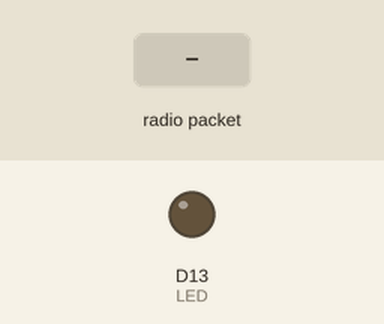
Recording of a sketch running on a simulated Arduino Zero (SAMD21). On the bench: output pins drawn as LEDs (lit = HIGH). The test bench sets the inputs (shaded band). No radio packets arrive unless stated; what the sketch prints to the serial monitor is not drawn.

Above: at 2.2 s.
2.3 s: radio packet "1" arrives
At 3.4 s:
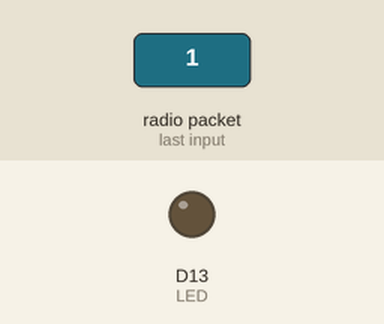
3.8 s: radio packet "0" arrives
At 4.4 s:
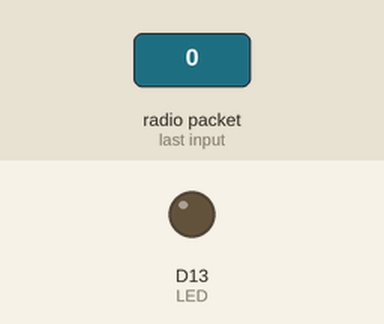
5.3 s: radio packet "2" arrives
At 6.6 s:
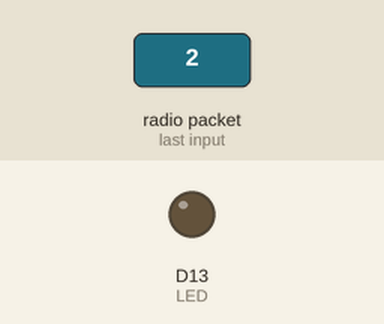
Timing chart, 0 to 8.3 s (numbered marks = the images above; inputs shaded):
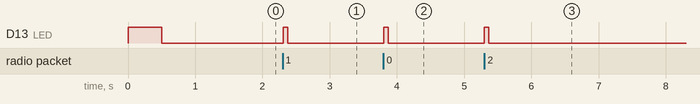

The sketch:

Samd21_PRF_Reciever.ino
```cpp
/*
  Both the TX and RX ProRF boards will need a wire antenna. We recommend a 3" piece of wire.
  This example is a modified version of the example provided by the Radio Head
  Library which can be found here:
  www.github.com/PaulStoffregen/RadioHeadd
*/

// Last Update 3/22/2022

#include <SPI.h>

//Radio Head Library:
#include <RH_RF95.h>

// We need to provide the RFM95 module's chip select and interrupt pins to the
// rf95 instance below.On the SparkFun ProRF those pins are 12 and 6 respectively.
RH_RF95 rf95(12, 6);

int LED = 13; //Status LED on pin 13

int packetCounter = 0; //Counts the number of packets sent
long timeSinceLastPacket = 0; //Tracks the time stamp of last packet received
// The broadcast frequency is set to 921.2, but the SADM21 ProRf operates
// anywhere in the range of 902-928MHz in the Americas.
// Europe operates in the frequencies 863-870, center frequency at
// 868MHz.This works but it is unknown how well the radio configures to this frequency:
//float frequency = 864.1;
float frequency = 921.2;

struct packetDataStruct {
  unsigned char throttlePositionFirstByte[5];
  unsigned char throttlePositionSecondByte[5];
  unsigned char engineSpeedFirstByte[5];
  unsigned char engineSpeedSecondByte[5];
  unsigned char fuelPressureFirstByte[5];
  unsigned char fuelPressureSecondByte[5];
  unsigned char engineOilPressureFirstByte[5];
  unsigned char engineOilPressureSecondByte[5];
  unsigned char engineOilTemperatureByte[5];
  unsigned char coolantTemperatureByte[5];
  unsigned char gearByte[5];
  unsigned char exhaustLambdaByte[5];
  unsigned char frontBrakePressureFirstByte[5];
  unsigned char frontBrakePressureSecondByte[5];
  unsigned char rearBrakePressureFirstByte[5];
  unsigned char rearBrakePressureSecondByte[5];
} packetData;

void setup()
{
  pinMode(LED, OUTPUT);

  SerialUSB.begin(115200);
  Serial1.begin(115200);
  // It may be difficult to read serial messages on startup. The following
  // line will wait for serial to be ready before continuing. Comment out if not needed.
  while(!SerialUSB);
  while(!SerialUSB);
  SerialUSB.println("RFM Server!");

  //Initialize the Radio.
  if (rf95.init() == false){
    SerialUSB.println("Radio Init Failed - Freezing");
    while (1);
  }
  else{
  // An LED indicator to let us know radio initialization has completed.
    SerialUSB.println("Receiver up!");
    digitalWrite(LED, HIGH);
    delay(500);
    digitalWrite(LED, LOW);
    delay(500);
  }

  rf95.setFrequency(frequency);

   // The default transmitter power is 13dBm, using PA_BOOST.
   // If you are using RFM95/96/97/98 modules which uses the PA_BOOST transmitter pin, then
   // you can set transmitter powers from 5 to 23 dBm:
   // Transmitter power can range from 14-20dbm.
   rf95.setTxPower(14, false);
}

void sendData(unsigned char *dataStructArray){
  for (int i=0; i<5; i++){
    Serial1.print((char)dataStructArray[i]);
  }
  Serial1.println();
}


void loop()
{
//  SerialUSB.println("Reciver loop");
  if (rf95.available()){
    // Should be a message for us now
    uint8_t buf[RH_RF95_MAX_MESSAGE_LEN];
    uint8_t len = sizeof(buf);

    if (rf95.recv(buf, &len)){
      digitalWrite(LED, HIGH); //Turn on status LED
      timeSinceLastPacket = millis(); //Timestamp this packet

//      SerialUSB.print("Got message: ");
//      memcpy(&myData, buf, sizeof(myData));
//      SerialUSB.print((char*)myData.mybuf);
//      Serial1.println((char*)myData.mybuf);
//      //SerialUSB.print(" RSSI: ");
//      //SerialUSB.print(rf95.lastRssi(), DEC);
//      SerialUSB.println();

      SerialUSB.println("Got message: ");
      memcpy(&packetData, buf, sizeof(packetData));
      SerialUSB.println((char*)packetData.throttlePositionFirstByte);
//      Serial1.println((char*)packetData.frontBrakePressureFirstByte);
//      SerialUSB.println((char*)packetData.frontBrakePressureSecondByte);
//      Serial1.println((char*)packetData.frontBrakePressureSecondByte);
//      SerialUSB.println((char*)packetData.rearBrakePressureFirstByte);
//      Serial1.println((char*)packetData.rearBrakePressureFirstByte);
//      SerialUSB.println((char*)packetData.rearBrakePressureSecondByte);
//      Serial1.println((char*)packetData.rearBrakePressureSecondByte);

//      for (int i = 0; i < 5; i++){
//        Serial1.print((char)packetData.frontBrakePressureFirstByte[i]);
////        SerialUSB.print((char)packetData.frontBrakePressureFirstByte[i]);
//      }
//      Serial1.println();


      sendData(packetData.throttlePositionFirstByte);
      sendData(packetData.throttlePositionSecondByte);
      sendData(packetData.engineSpeedFirstByte);
      sendData(packetData.engineSpeedSecondByte);
      sendData(packetData.fuelPressureFirstByte);
      sendData(packetData.fuelPressureSecondByte);
      sendData(packetData.engineOilPressureFirstByte);
      sendData(packetData.engineOilPressureSecondByte);
      sendData(packetData.engineOilTemperatureByte);
      sendData(packetData.coolantTemperatureByte);
      sendData(packetData.gearByte);
      sendData(packetData.exhaustLambdaByte);
      sendData(packetData.frontBrakePressureFirstByte);
      sendData(packetData.frontBrakePressureSecondByte);
      sendData(packetData.rearBrakePressureFirstByte);
      sendData(packetData.rearBrakePressureSecondByte);


////      SerialUSB.println();
//      for (int i = 0; i < 5; i++){
//        Serial1.print((char)packetData.frontBrakePressureSecondByte[i]);
////        SerialUSB.print((char)packetData.frontBrakePressureSecondByte[i]);
//      }
//      Serial1.println();
////      SerialUSB.println();
//      for (int i = 0; i < 5; i++){
//        Serial1.print((char)packetData.rearBrakePressureFirstByte[i]);
////        SerialUSB.print((char)packetData.rearBrakePressureFirstByte[i]);
//      }
//      Serial1.println();
//      SerialUSB.println();
//      for (int i = 0; i < 5; i++){
//        Serial1.print((char)packetData.rearBrakePressureSecondByte[i]);
////        SerialUSB.print((char)packetData.rearBrakePressureSecondByte[i]);
//      }
      Serial1.println();
      //SerialUSB.print(" RSSI: ");
      //SerialUSB.print(rf95.lastRssi(), DEC);
      SerialUSB.println();

      // Send a reply
      uint8_t toSend[] = "Hello Back JP!";
      rf95.send(toSend, sizeof(toSend));
      rf95.waitPacketSent();
      SerialUSB.println("Sent a reply");
      digitalWrite(LED, LOW); //Turn off status LED
    }
    else
      SerialUSB.println("Recieve failed");
  }
  //Turn off status LED if we haven't received a packet after 1s
  if(millis() - timeSinceLastPacket > 1000){
    digitalWrite(LED, LOW); //Turn off status LED
    timeSinceLastPacket = millis(); //Don't write LED but every 1s
  }
  delay(10);
}
```

Measured:
- after the input at 2.3 s, D13 (LED): LOW → HIGH at once, → LOW 0.07 s later
- after the input at 3.8 s, D13 (LED): LOW → HIGH at once, → LOW 0.07 s later
- after the input at 5.3 s, D13 (LED): LOW → HIGH at once, → LOW 0.07 s later
